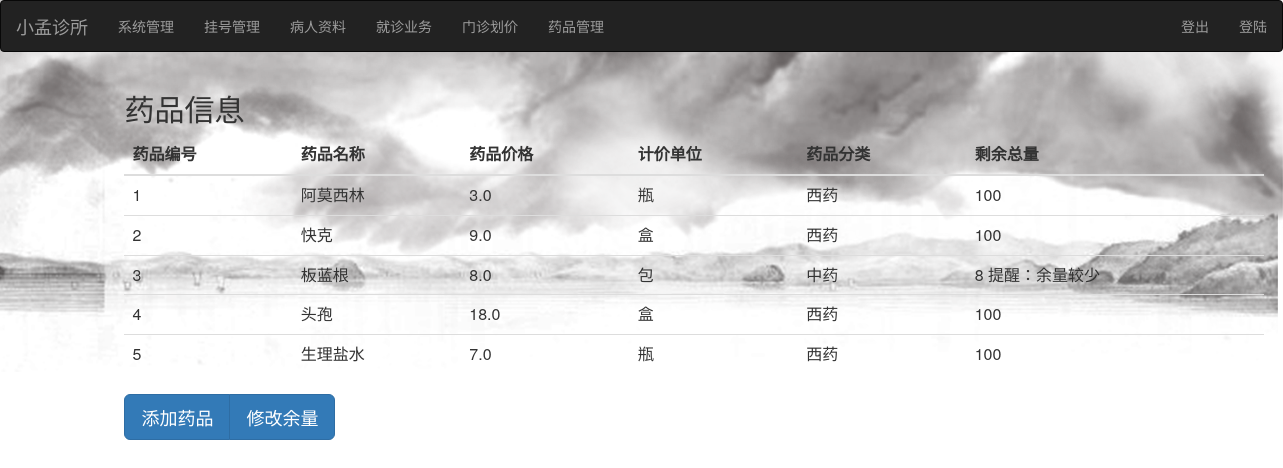
The app's page /doctor/medicine/ (signed in), older data.
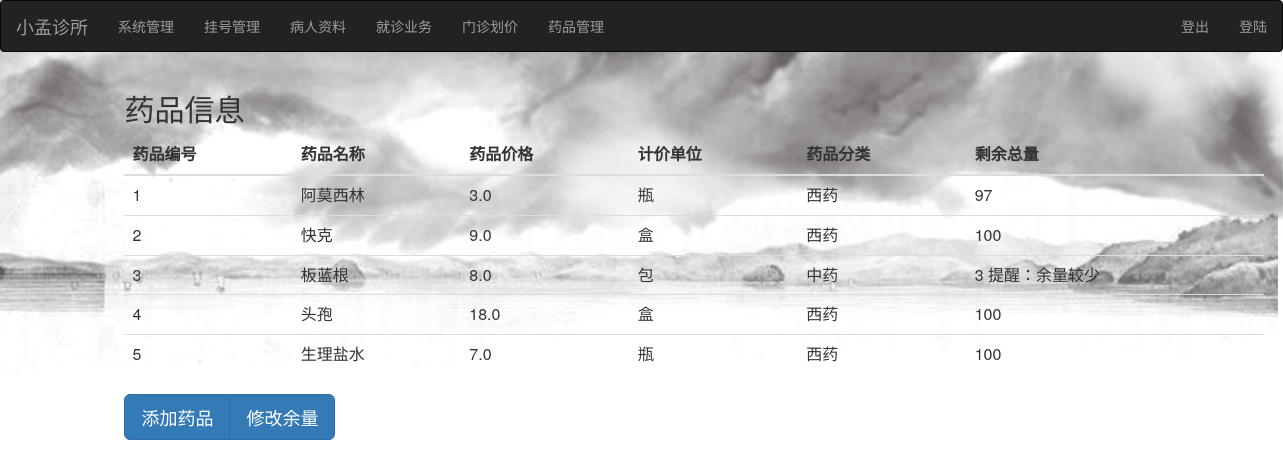
The same page, newer data.
### doctor/models.py (models this page shows, shortened)
class Medicine(models.Model):
    number = models.IntegerField()
    name = models.CharField(max_length=100)
    price = models.FloatField(default=0)
    unit = models.CharField(max_length=100)
    sort = models.CharField(max_length=100)
    amount = models.IntegerField(default=100)

### doctor/views.py (the view)
@permission_required(perm='medicine.add_medicine',
                     login_url=login_url)
def medicine(request):
    all_medicine = Medicine.objects.order_by('id')
    return render(request, 'medicine/index.html', {'all_medicine': all_medicine})

### doctor/templates/medicine/index.html
{% extends 'polls/index.html' %}
{% block register_form %}
<div class="row">
    <div class="col-sm-1"></div>
  <div class="col-sm-6">
    <div class="container">
  <h2>药品信息</h2>
  <table class="table">
    <thead>
      <tr>
        <th>药品编号</th>
        <th>药品名称</th>
        <th>药品价格</th>
         <th>计价单位</th>
          <th>药品分类</th>
        <th>剩余总量</th>
      </tr>
    </thead>
    <tbody>
      {% for m in all_medicine %}
      <tr>
        <td>{{ m.number }} </td>
        <td>{{ m.name }}</td>
        <td>{{ m.price }}</td>
         <td>{{ m.unit }}</td>
          <td>{{ m.sort }}</td>
        {% if m.amount > 10 %}
        <td>{{ m.amount }}</td>
        {% else %}
        <td>{{ m.amount }}  提醒：余量较少</td>
        {% endif %}
      </tr>
      {% endfor %}
    </tbody>
  </table>
  <div class="btn-group">
  <button type="button" class="btn btn-primary btn-lg"  onclick='location.href="http://localhost:8000/doctor/medicine_add"'>添加药品</button>
  <button type="button" class="btn btn-primary btn-lg" onclick='location.href="http://localhost:8000/doctor/medicine_num"'>修改余量</button>
    </div>
</div>
  </div>
  <div class="col-sm-3"></div>
</div>
{% endblock %}

### doctor/templates/polls/index.html (shortened to what this page needs)
{% load static %}
<link rel="stylesheet" type="text/css" href="{% static 'polls/css/style.css' %}" />
<link rel="stylesheet" type="text/css" href="{% static 'polls/css/bootstrap.min.css' %}" />
<nav class="navbar navbar-inverse">
  <div class="container-fluid">
    <div class="navbar-header">
      <a class="navbar-brand" href="{% url 'doctor:index' %}">小孟诊所</a>
    </div>
    <div>
      <ul class="nav navbar-nav">
        <li><a href="http://localhost:8000/admin/">系统管理</a></li>
        <li><a href="{% url 'doctor:registration' %}">挂号管理</a></li>
        <li><a href="{% url 'doctor:patient' %}">病人资料</a></li>
        <li><a href="{% url 'doctor:diagnose' %}">就诊业务</a></li>
        <li><a href="{% url 'doctor:display' %}">门诊划价</a></li>
        <li><a href="{% url 'doctor:medicine' %}">药品管理</a></li>
      </ul>
      <ul class="nav navbar-nav navbar-right">
      	<li id="logout"><a href="{% url 'doctor:logout' %}"> 登出</a></li>
      	<li id="login"><a href="{% url 'doctor:login' %}"> 登陆</a></li>
      </ul>
    </div>
  </div>
</nav>
{% block register_form %}
{% endblock %}

Row changes from the older to the newer data that the page shows:
changed Medicine "阿莫西林": amount "100" → "97"
changed Medicine "板蓝根": amount "8" → "3"
